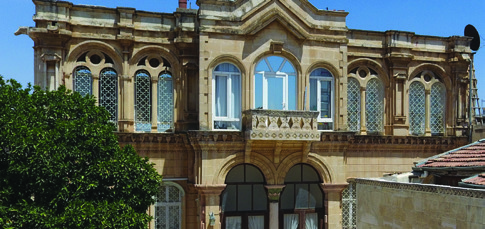
#> input picture map/assets/kaynak/pdf-gorseller/Fotograflar/sayfa1_img035_x4439.jpeg, 485 x 229 px
$ python _duzelt_raporlu.py
#> lines starting #> are read from the running program, lines starting #| are printed output that depends on the picture
#> in main, img is the input picture: shape (229, 485, 3); mean B, G, R 84.7, 94.1, 86.6
# -*- coding: utf-8 -*-
"""Kullanici raporuna gore sorunlu yerleri duzelt."""
from __future__ import annotations

import shutil
import urllib.request
from pathlib import Path

import cv2
import numpy as np

ROOT = Path(__file__).resolve().parents[2]
YERLER = ROOT / "assets" / "yerler"
FOTO = Path(__file__).parent / "pdf-gorseller" / "Fotograflar"

# PDF kart fotolari (mevcut dogru eslesmeler) — yeniden yazilacak (CDN cache kir)
PDF_YENIDEN = {
    "akinci-konagi": "sayfa1_img035_x4439.jpeg",
    "mevlevihane-camii": "sayfa1_img035_x4439.jpeg",  # placeholder overwritten below
    "kilis-muzesi": "sayfa1_img041_x4451.jpeg",
    "oksuz-minare-camii": "sayfa1_img052_x4473.jpeg",
    "salih-aga-kasteli": "sayfa1_img043_x4455.jpeg",
    "kit-kit-dede-turbesi": "sayfa1_img024_x4415.jpeg",
    "ensari-turbesi": "sayfa1_img030_x4427.jpeg",
    "caglasyan-konagi": "sayfa1_img010_x4388.jpeg",
}

PDF_YENIDEN["mevlevihane-camii"] = "sayfa2_img059_x140.jpeg"

# Resmi kilis.gov.tr — PDF kart fotosu yanlis/eksik olanlar
RESMI = {
    "muallak-camii": "http://www.kilis.gov.tr/kurumlar/kilis.gov.tr/Images/MenuResimler/KulturTurizm/Camiler/cami%20yeni%20resimler/Muallak%20cami%201%20yeni.jpg",
    "ulu-camii": "http://www.kilis.gov.tr/kurumlar/kilis.gov.tr/Images/MenuResimler/KulturTurizm/Camiler/cami%20yeni%20resimler/ulu%20cami-1%20yeni.jpg",
}


def to_landscape_jpg(img: np.ndarray, dest: Path, min_w: int = 900) -> None:
    """Kartlar yatay; dikey fotoyu yanlara padleyerek veya genisletecek sekilde kaydet."""
#> called with min_w = 900
    h, w = img.shape[:2]
#> h = 229; w = 485
    if h > w * 1.15:
        # dikey: yanlara blur/pad ile yatay canvas
        target_w = int(h * 16 / 9)
        pad = target_w - w
        left = pad // 2
        right = pad - left
        canvas = cv2.copyMakeBorder(img, 0, 0, left, right, cv2.BORDER_REPLICATE)
        # soft blur on sides
        blur = cv2.GaussianBlur(canvas, (51, 51), 0)
        blur[:, left : left + w] = img
        img = blur
        h, w = img.shape[:2]
    if w < min_w:
        scale = min_w / w
#> scale = 1.86
        img = cv2.resize(img, None, fx=scale, fy=scale, interpolation=cv2.INTER_CUBIC)
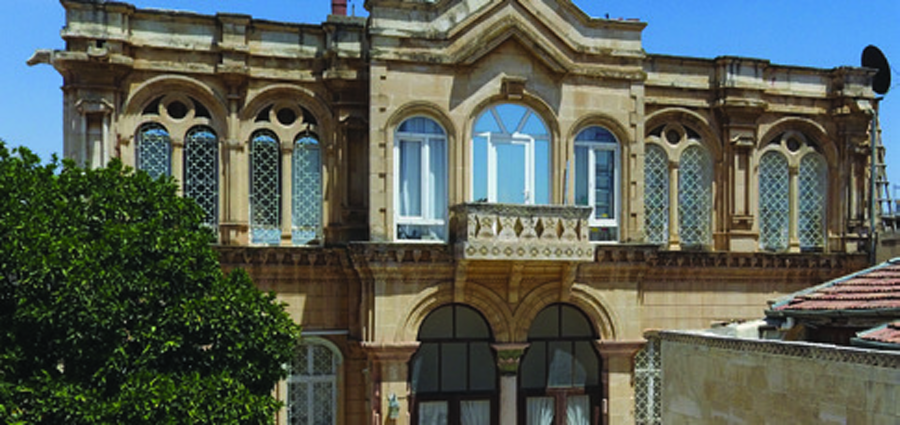
#> img: shape (425, 900, 3); mean of channels 0, 1, 2 84.7, 94.1, 86.6; drawn as B, G, R
    dest.parent.mkdir(parents=True, exist_ok=True)
    cv2.imwrite(str(dest), img, [int(cv2.IMWRITE_JPEG_QUALITY), 92])


def load_url(url: str) -> np.ndarray:
    req = urllib.request.Request(url, headers={"User-Agent": "Mozilla/5.0"})
    data = urllib.request.urlopen(req, timeout=30).read()
    arr = np.frombuffer(data, dtype=np.uint8)
    img = cv2.imdecode(arr, cv2.IMREAD_COLOR)
    if img is None:
        raise RuntimeError(f"decode failed: {url}")
    return img


def has_qr(path: Path) -> bool:
    img = cv2.imread(str(path))
    if img is None:
        return True
    det = cv2.QRCodeDetector()
    for sc in (1, 2, 3):
        t = img if sc == 1 else cv2.resize(img, None, fx=sc, fy=sc, interpolation=cv2.INTER_CUBIC)
        data, _, _ = det.detectAndDecode(t)
        if data:
            return True
    return False


def main():
    for loc_id, name in PDF_YENIDEN.items():
        src = FOTO / name
        dest = YERLER / loc_id / "index.jpg"
        img = cv2.imread(str(src))
        if img is None:
            print("FAIL read", src)
            continue
        to_landscape_jpg(img, dest)
#> (the run stopped early here; a loop or call above may not have finished)

$ run again, with map/assets/kaynak/pdf-gorseller/Fotograflar/sayfa1_img003_x4374.jpeg copied over map/assets/kaynak/pdf-gorseller/Fotograflar/sayfa1_img035_x4439.jpeg
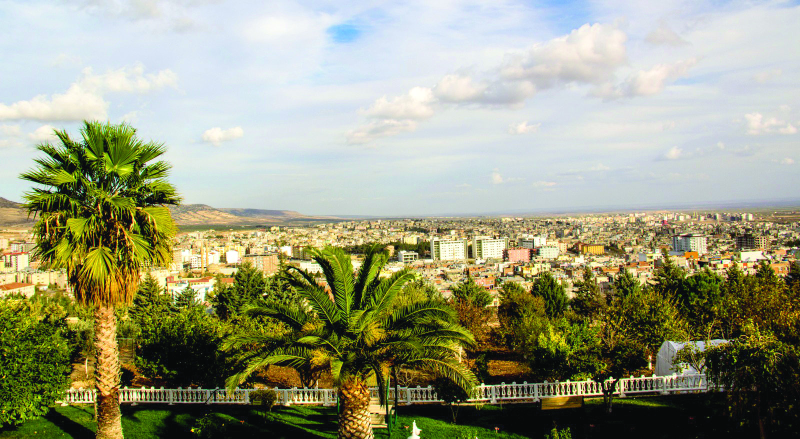
#> input picture map/assets/kaynak/pdf-gorseller/Fotograflar/sayfa1_img003_x4374.jpeg, 1600 x 877 px (shown at 1/2 size)
#> in main, img is the input picture: shape (877, 1600, 3); mean B, G, R 127.8, 156.9, 154.3
#> the loop in has_qr, `for sc in (1, 2, 3):` made 3 passes
#> pass 2, in has_qr, `t = img if sc == 1 else cv2.resize(img, None, fx=sc, fy=sc, interpolat..`:
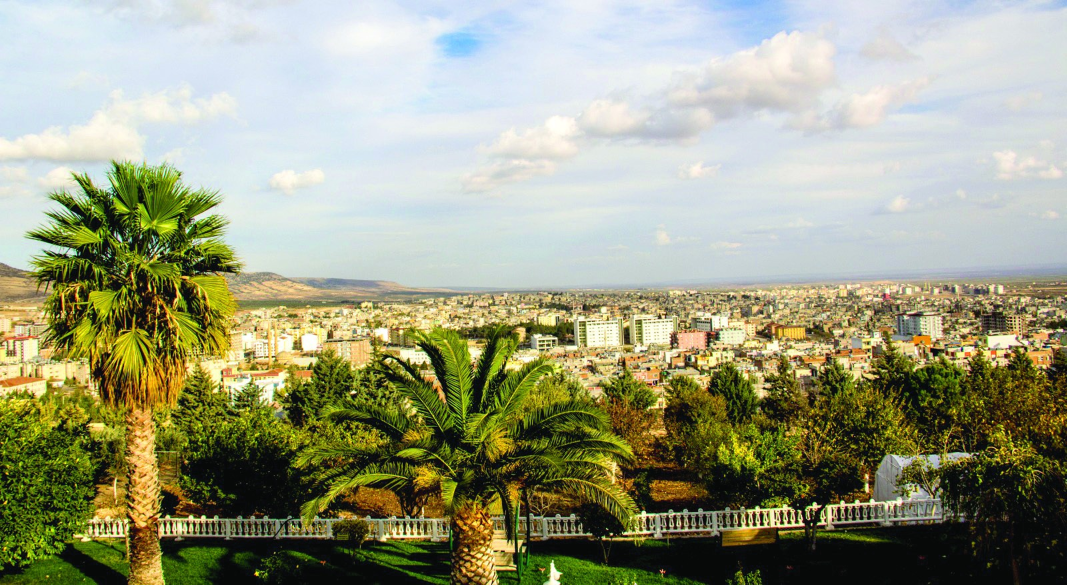
#> t: shape (1754, 3200, 3) (shown at 1/3 size); mean B, G, R 129.1, 156.9, 154.3

$ run again, with map/assets/kaynak/pdf-gorseller/Fotograflar/sayfa1_img004_x4376.jpeg copied over map/assets/kaynak/pdf-gorseller/Fotograflar/sayfa1_img035_x4439.jpeg
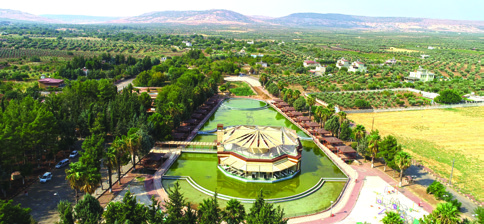
#> input picture map/assets/kaynak/pdf-gorseller/Fotograflar/sayfa1_img004_x4376.jpeg, 484 x 224 px
#> in main, img is the input picture: shape (224, 484, 3); mean B, G, R 102.6, 147.5, 135.7
#> in to_landscape_jpg, `img = cv2.resize(img, None, fx=scale, fy=scale, interpolation=cv2.INTE..`:
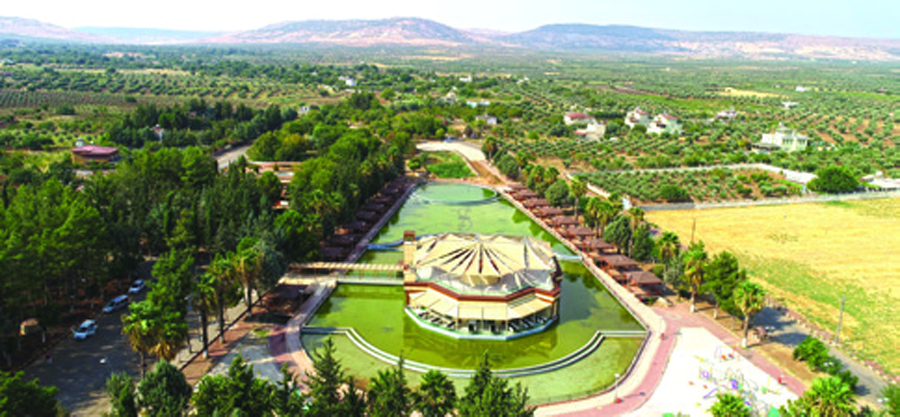
#> img: shape (417, 900, 3); mean of channels 0, 1, 2 102.6, 147.5, 135.6; drawn as B, G, R
